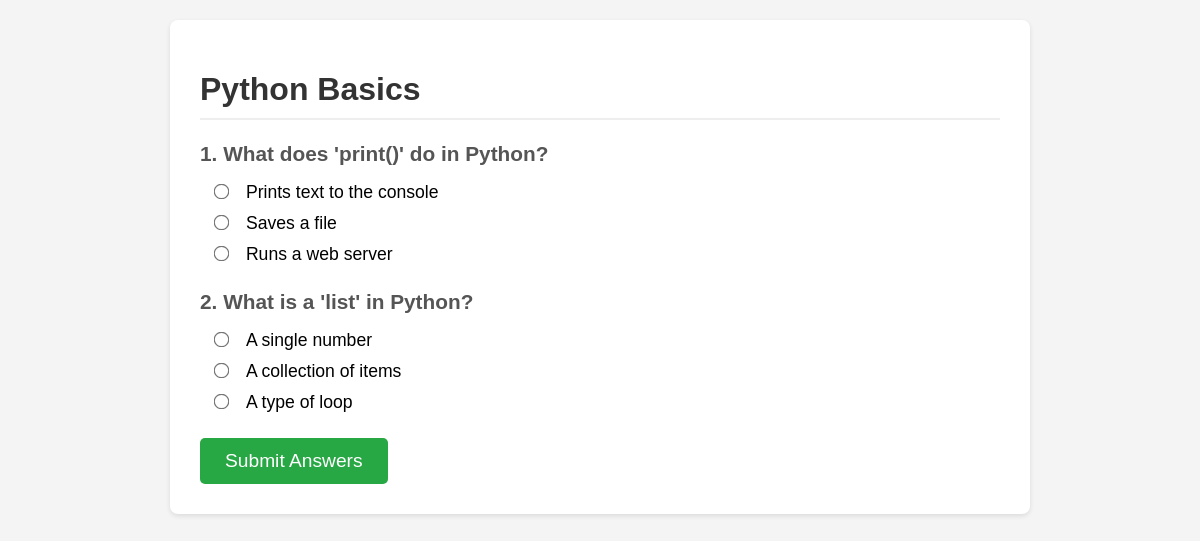
The app's page /quiz/1 with its own data.
### app.py (models this page shows, shortened)
class Quiz(db.Model):
    id = db.Column(db.Integer, primary_key=True)
    title = db.Column(db.String(100), nullable=False)
    questions = db.relationship('Question', backref='quiz', lazy=True, cascade="all, delete-orphan")

class Question(db.Model):
    id = db.Column(db.Integer, primary_key=True)
    text = db.Column(db.String(500), nullable=False)
    quiz_id = db.Column(db.Integer, db.ForeignKey('quiz.id'), nullable=False)
    options = db.relationship('Option', backref='question', lazy=True, cascade="all, delete-orphan")

class Option(db.Model):
    id = db.Column(db.Integer, primary_key=True)
    text = db.Column(db.String(200), nullable=False)
    is_correct = db.Column(db.Boolean, nullable=False, default=False)
    question_id = db.Column(db.Integer, db.ForeignKey('question.id'), nullable=False)

### app.py (the view)
@app.route('/quiz/<int:quiz_id>')
def quiz(quiz_id):
    quiz = Quiz.query.get_or_404(quiz_id)
    return render_template('quiz.html', quiz=quiz)

### templates/quiz.html (shortened to what this page needs)
<!DOCTYPE html>
<html lang="en">
<head>
</head>
<body>
    <div class="container">
        <h1>{{ quiz.title }}</h1>
        <form action="{{ url_for('submit', quiz_id=quiz.id) }}" method="POST">
            {% for question in quiz.questions %}
                <div class="question-block">
                    <p class="question-text">{{ loop.index }}. {{ question.text }}</p>
                    <ul class="options-list">
                        {% for option in question.options %}
                            <li>
                                <input type="radio" name="question_{{ question.id }}" id="option_{{ option.id }}" value="{{ option.id }}" required>
                                <label for="option_{{ option.id }}">{{ option.text }}</label>
                            </li>
                        {% endfor %}
                    </ul>
                </div>
            {% endfor %}
            <button type="submit" class="submit-btn">Submit Answers</button>
        </form>
    </div>
</body>
</html>

### templates/quiz.html (style rules this page uses)
body { font-family: Arial, sans-serif; background-color: #f4f4f4; margin: 0; padding: 20px; }
.container { max-width: 800px; margin: 0 auto; background-color: #fff; border-radius: 8px; box-shadow: 0 2px 5px rgba(0,0,0,0.1); padding: 30px; }
h1 { color: #333; border-bottom: 2px solid #eee; padding-bottom: 10px; }
.question-block { margin-bottom: 25px; }
.question-text { font-size: 1.3em; font-weight: bold; color: #555; margin-bottom: 15px; }
.options-list { list-style: none; padding-left: 10px; }
.options-list li { margin-bottom: 10px; font-size: 1.1em; }
.options-list label { margin-left: 10px; cursor: pointer; }
input[type="radio"] { transform: scale(1.2); }
.submit-btn { display: inline-block; padding: 12px 25px; background-color: #28a745; color: #fff; font-size: 1.2em; border: none; border-radius: 5px; cursor: pointer; transition: background-color 0.3s; }

### records on screen
Quiz: title "Python Basics"
Question: text "What does 'print()' do in Python?"
Option: text "Prints text to the console"
Option: text "Saves a file"
Option: text "Runs a web server"
Question: text "What is a 'list' in Python?"
Option: text "A single number"
Option: text "A collection of items"
Option: text "A type of loop"
